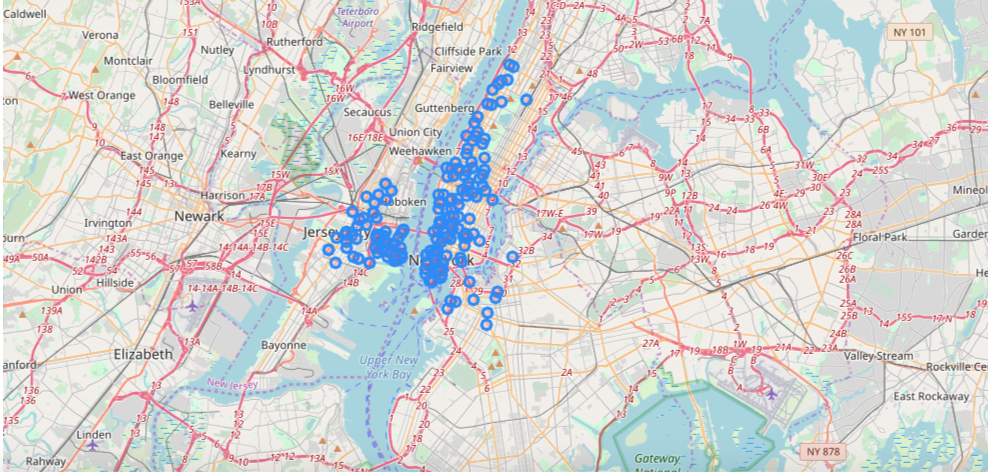
#> input picture Images/map_1.png, 988 x 472 px, found by its file name
$ jupyter execute --allow-errors 'Starting Kit 2.ipynb'
#> lines starting #> are read from the running program, lines starting #| are printed output that depends on the picture
### get_data.py
# -*- coding: utf-8 -*-

# Read and process Data

import os
import pandas as pd


train_path ='data/train'
test_path = 'data/test'

def get_bike_data(test=False): #Get raw citibike data
    path = test_path if test else train_path
    try:
        data = pd.read_csv(os.path.join(path, 'bike_data.csv.zip'),low_memory=False)
    except:
        data = pd.DataFrame()
        for file in os.listdir(path):
            aux = pd.read_csv(os.path.join(path, file))
            data = pd.concat((data, aux), ignore_index=True)
        data.to_csv(os.path.join(path, 'bike_data.csv.zip'),index=False)
    return data

# [50 lines left out: function get_flow_data, not called in this run]


### Starting Kit 2.ipynb
<center><h1> Data Camp Project</h1> </center>
<center><h1>Bicycle surplus prediction</h1></center>
<center> <h4>Authors : Ghassen Ben Hassine, Firas Rhimi, Etienne Lenaour, Ryme Kabak, Elyes Karray, Mehdi Bennaceur</h4></center>

<div style="text-align: center;">

<table style="width:100%; background-color:transparent;">
  <tr style="background-color:transparent;">
    <td style="background-color:transparent;"><a href="http://www.datascience-paris-saclay.fr">
<center>
 </td>
</center>

  </tr>
</table>
</div>

## Table of Contents

0. [Introduction](#Introduction)
1. [Business Motivation](#Business-Motivation)
2. [Data Construction](#Data)
3. [Evaluation metric](#Evaluation-metric)
4. [Exploratory Data Analysis](#Exploratory-Data-Analysis)
5. [Feature Engineering](#Feature-Engineering)
6. [Predictions](#Predictions)

# Introduction

New York Bike Sharing system provides a carbon-free way of transportation to more than 50 millions person each month. More than 800 hundreds bike docking stations are available across the city and are open 24/7. It was in part conceived to decrease traffic and usage in other public transport services (subway etc...).

There are two main dataset we will use:

* `bike_data.csv` - bike usage in NYC.
* `weather_data.csv` -  weather data in NYC.

The goal here will be to come up with an algorithm that tells us when and where CitiBike should recharge/discharge a docking station.

# Business Motivation

# Data

As stated before, we will be working with two datasets :
## bike_data.csv
This dataset was built from an extract of https://www.citibikenyc.com/system-data. It includes historical data of bike trips in NYC between 2016 and 2018 :
* `Trip Duration` - the duration of the trip in seconds
* `Start Time` -Start Date and Time
* `Stop Time` - Stop Date and Time
* `Start Station ID`
* `Start Station Name`
* `Start Station Longitude` - Spatial Coordinates
* `Start Station Latitude` - Spatial Coordinates
* `End Station ID`
* `End Station Name`
* `End Station Longitude` - Spatial Coordinates
* `End Station Latitude` - Spatial Coordinates
* `Bike ID`
* `User Type` - Customer = 24-hour pass or 3-day pass user; Subscriber = Annual Member
* `Birth Year` - Birth Year of the customer
* `Gender` - Gender of the customer : Zero=unknown; 1=male; 2=female

[cell 1]
# Imports
import numpy as np
import pandas as pd
import matplotlib.pyplot as plt
import seaborn as sns
import folium
from folium import FeatureGroup, LayerControl, Map, Marker
from folium.plugins import HeatMap

[cell 2]
from get_data import *
#> (the rest of this cell did not finish here and is left out)

From this raw dataset, we construct a new dataset that will be used in the challenge as a training set. This new dataset will include :
* `Year`
* `Month`
* `Day`
* `Hour`
* `Station ID`
* `Station Name`
* `Longitude`
* `Latitude`
* `Surplus` : The target we want to predict : the difference between the number of bikes that come in a given station and the number of bikes that leave this station in a given date.

The preprocessing to get the train set is done in the get_data.py file.

#> (a cell that did not finish here is left out)

[cell 4]
import json
stations_path = 'Data/stations.json'
#> (the rest of this cell did not finish here and is left out)

## Weather_data.csv

#> (a cell that did not finish here is left out)

# Evaluation metric

The idea is not to penalize in the same way a prediction of a higher surplus than the true one and the prediction of a lower surplus than the true one. We may define the loss as follows(called Pinball loss) :

$l(y_{true},y_{pred})= max(-(1-\tau)(y_{pred}-y_{true}),\tau (y_{pred}-y_{true})) = \begin{cases} \tau(y_{pred}-y_{true}) & \text{if } y_{pred} \geq y_{true} \\  -(1-\tau)(y_{pred}-y_{true}) & \text{if } y_{pred} < y_{true}\end{cases}$

where $\tau \in ]0,1[$ is a parameter that quantifies the degree of penalization at each case.

In our case, we would like to penalize more the fact that the model overestimates the surplus (predicts a higher value of surplus than the true value). This can be done by choosing a value of $\tau >0.5 $. In this challenge, we chose $\tau=0.7$.

First we visualize the loss function and then we create our scoring metric.

[cell 6]
# visualize the pinball loss
plt.figure(figsize=(10, 8))
tau = 0.7
x= np.linspace(-5,5,200) # x= y_pred - y_true
plt.plot(x,np.maximum(-(1-tau)*x,tau*x),label= "Pinball loss")
plt.xlabel('y_pred - y_true')
plt.ylabel('Loss')
plt.legend()
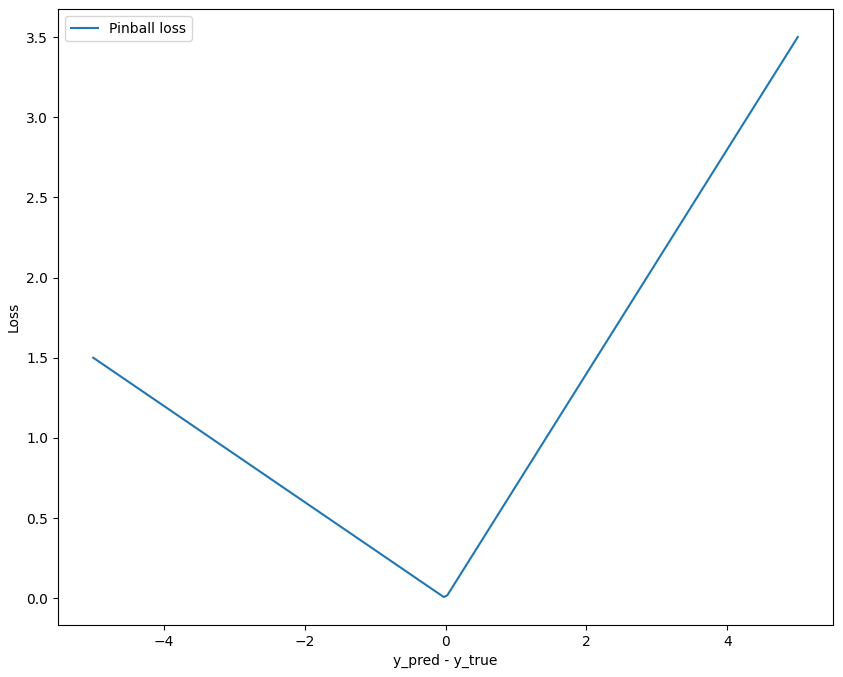
#> figure drawn by matplotlib, 1 panel; curve peaks at x = 5, y = 3.5

[cell 7]
# define scoring function

from sklearn.metrics import make_scorer

def loss(y_true, y_pred, tau=0.7):
    return np.maximum(-(1-tau)*(y_pred-y_true),tau*(y_pred-y_true))

fan_loss = make_scorer(loss, greater_is_better=False) # scoring=fan_loss in cross_val_score

# Exploratory Data Analysis

#> (a cell that did not finish here is left out)

#> (a cell that did not finish here is left out)

#> (a cell that did not finish here is left out)

[cell 11]
# Histogram
plt.figure(figsize=(15,10))
#> (the rest of this cell did not finish here and is left out)

Let's visualize the  visulazing the position of our docking stations in New York City:

#> (a cell that did not finish here is left out)

#> (a cell that did not finish here is left out)

#> (a cell that did not finish here is left out)

#> (a cell that did not finish here is left out)

[cell 16]
import cv2
img = cv2.imread("Data/Maps/map_1.png")
#> img is the input picture: shape (472, 988, 3); mean B, G, R 211.8, 213.1, 212.2
plt.imshow(img)
